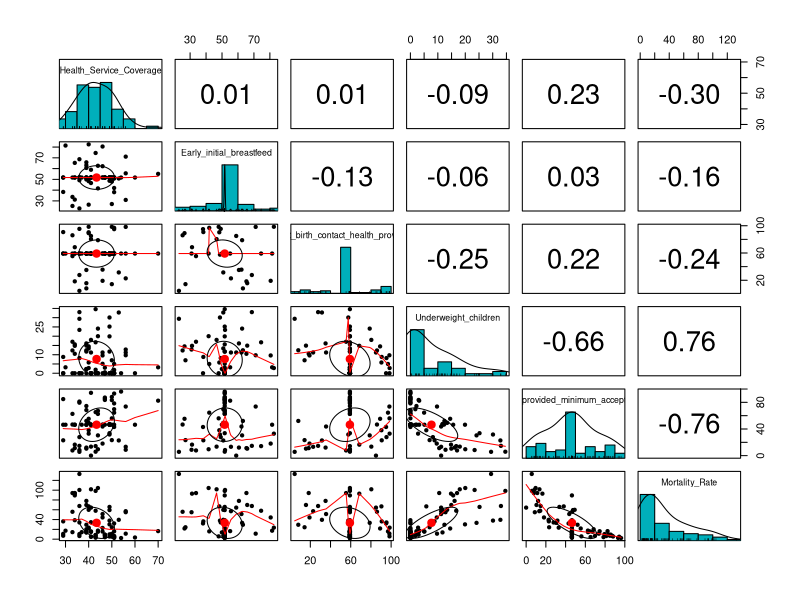
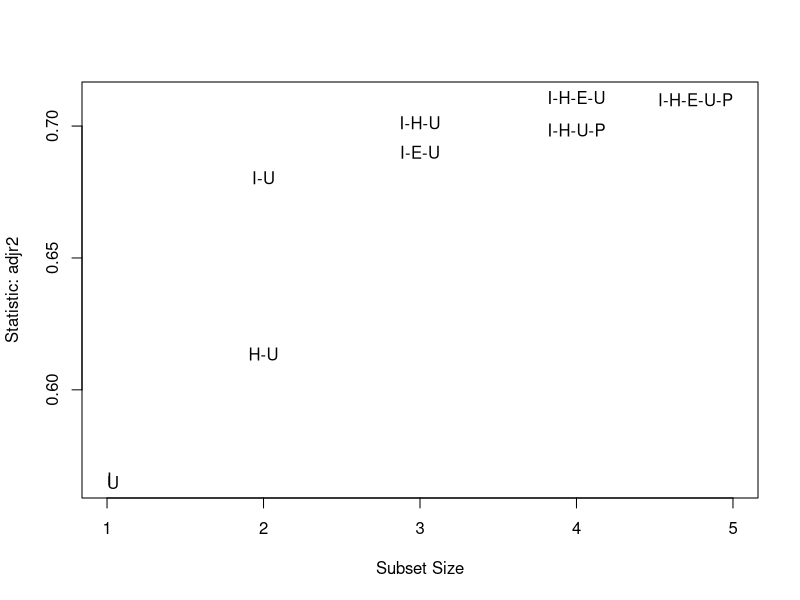

The R script that drew these images, in order: (Note: this script raises an error after producing the figures.)
setwd("/Users/abhishekpadalkar/Documents/IRELAND Admissions/NCI/Course Modules/Modules/Sem 1/Statistics/Project CA/WHO data/Child Health/")

# Get the data
child_data <- read.csv("Child_health.csv", header = T)
# new_data <- read.csv("New_filled_na.csv", header = T)
# install.packages("psych")

# Import the required libraries
library(psych)
library(leaps)
library(car)

# Check the data
str(child_data)
describe(child_data)

# Here, we have 5 independent variables, Infants_provided_minimum_accepted_diet_1 | Health_Service_Coverage | Early_initial_breastfeed | Underweight_children | Post_birth_contact_health_provider, and our dependent variable Mortality rate. All are float values in percent except for health service coverage which is int but accounts for percent only(check!).

# Check the matrix scatter plot of all the variables to get a vague understanding of what to expect and if our dependent variable has a linear relationship with our IVs. And correlation between all the variables.
pairs.panels(child_data[, 2:7],
             panel = panel.smooth,
             method = "pearson", # correlation method
             hist.col = "#00AFBB",
             density = TRUE  # show density plots
)
# We see that there's a +ve correlation between underweight children % and mortality rate. Whereas, a slightly strong -ve correlation between infants with minimum diet feeded and mortality rate. There's also -ve low correlation between health service coverage, post birth contact with health provider and early initial breastfeed with mortality rate. It is seen that there's no significant collinearity between independent variables, except for a slightly higher -ve collinearity between underweight and infants provided with minimum diet. So we need to keep an eye on that.

# Now we move forward to check how individual varibles impact mortality rate with simple linear regression. Measurement is Rˆ2 value.

# Mortality rate with Health service coverage model
health_model <- lm(Mortality_Rate~Health_Service_Coverage, data = child_data)
summary(health_model)
# Rˆ2 => 0.08938 | p-value = 0.00785 < 0.01 **

# Mortality rate with Early initial breastfeed model
health_model <- lm(Mortality_Rate~Early_initial_breastfeed, data = child_data)
summary(health_model)
# Rˆ2 => 0.02433 | p-value = 0.17267 > 0.05

# Mortality rate with Post-birth contact with health provider model
health_model <- lm(Mortality_Rate~Post_birth_contact_health_provider, data = child_data)
summary(health_model)
# Rˆ2 => 0.05978 | p-value = 0.031 * < 0.05

# Mortality rate with Underweight children % model
health_model <- lm(Mortality_Rate~Underweight_children, data = child_data)
summary(health_model)
# Rˆ2 => 0.5705 | p-value = 1.352e-15 *** < 0.000

# Mortality rate with Infants provided with minimum accepted diet model
health_model <- lm(Mortality_Rate~Infants_provided_minimum_accepted_diet, data = child_data)
summary(health_model)
# Rˆ2 => 0.5718 | p-value = 1.198e-15 *** < 0.000

# We can see that individually, the first three variables are not that effective on the dependent variable in terms of variablity. And, the last two are significant as well as provided with a considerably good Rˆ2 value. Now to see which combinations of the variables make a better Adjusted Rˆ2 value to collectively impact on the variability on Mortality rate. For that we use Best subsets algorithm with forward step method.
Best_fit <- regsubsets(Mortality_Rate~Infants_provided_minimum_accepted_diet
                       +Health_Service_Coverage
                       +Early_initial_breastfeed
                       +Underweight_children
                       +Post_birth_contact_health_provider,
                       data = child_data, nbest=2)
par(mfrow=c(1,1))
subsets(Best_fit, statistic="adjr2")
plot(Best_fit, scale="adjr2")

# By interpreting the above best subsets, we see that combination of 4 subsets are contributing to the variability of Mortality rate equally or more than all the 5 variables together. The combination is I-H-E-U. So we select these variables, and drop Post_birth_contact_health_provider, to the next stage of our model development.
best_subset_model <- lm(Mortality_Rate~Infants_provided_minimum_accepted_diet
                        +Health_Service_Coverage
                        +Early_initial_breastfeed
                        +Underweight_children,
                        data = child_data)
summary(best_subset_model)
vif(best_subset_model)
# We check that there's no multicollinearity in any of our IVs here. Now, since we'll try to check interactions between our IVs to see if our model can get any better, it is bound to increase multicollinearity in the future. We'll rectify it by doing standardization then, but for now, we know there's no multi-collinearity in our actual IVs.

# Adjusted Rˆ2 => 0.7109, All the variables are significant except for Early initial breastfeed. But, it is close to 0.05. So we keep an eye on it for now, and check whether there are an interactions between any of these variables which can make our model predict better. And increase the adjusted Rˆ2. We do this to check if the relation is not just additive and more than that to make our model stronger. We also do this to check if any variable has variability over any other. Like lower health services may be the reason for children to be more underweight or ...(think of any other)
best_subset_interactiion_model <- lm(Mortality_Rate~Infants_provided_minimum_accepted_diet
                                     *Health_Service_Coverage
                                     *Early_initial_breastfeed
                                     *Underweight_children,
                                     data = child_data)

# With 4 IV, we will have total of 16 combinations of models to check, so to check that, we use step function which will give us Best possible model with lowest AIC and highest adjusted Rˆ2.

stepped_best_subset_interaction_model <- step(best_subset_interactiion_model)
summary(stepped_best_subset_interaction_model)
# Our Adjusted Rˆ2 is 0.7735 which jumped from 0.7109. But, now our model have total of 12 IVs. Of which many are insignificant. So we start dropping them one by one and check our Adjusted Rˆ2.
updated_stepped_1 <- update(stepped_best_subset_interaction_model, ~.-Infants_provided_minimum_accepted_diet:Health_Service_Coverage) # It's p-value is 0.150
summary(updated_stepped_1)
# Our Adjusted Rˆ2 value dropped from 0.7735 to 0.7697

updated_stepped_2 <- update(updated_stepped_1, ~.-Health_Service_Coverage:Early_initial_breastfeed) # Since It's p-value is 0.614 (highest in Interactive terms)
summary(updated_stepped_2)
# Our Adjusted Rˆ2 value went up from 0.7697 to 0.7722

updated_stepped_3 <- update(updated_stepped_2, ~.-Infants_provided_minimum_accepted_diet:Health_Service_Coverage:Early_initial_breastfeed) # Since It's p-value is 0.255 (highest in Interactive terms)
summary(updated_stepped_3)
# Our Adjusted Rˆ2 value went down from 0.7722 to 0.7712

updated_stepped_4 <- update(updated_stepped_3, ~.-Infants_provided_minimum_accepted_diet:Early_initial_breastfeed) # Since It's p-value is 0.277 (highest in Interactive terms)
summary(updated_stepped_4)
# Our Adjusted Rˆ2 value dropped from 0.7712 to 0.7705

updated_stepped_5 <- update(updated_stepped_4, ~.-Infants_provided_minimum_accepted_diet:Early_initial_breastfeed:Underweight_children) # Since It's p-value is 0.369 (highest in Interactive terms)
summary(updated_stepped_5)
# Our Adjusted Rˆ2 value went up from 0.7705 to 0.7711

updated_stepped_6 <- update(updated_stepped_5, ~.-Infants_provided_minimum_accepted_diet:Underweight_children) # Since It's p-value is 0.18 (highest in Interactive terms)
summary(updated_stepped_6)
# Our Adjusted Rˆ2 value dropped from 0.7711 to 0.7684. Which is 0.0027.
# Our starting model was at Adjusted Rˆ2 of 0.7722 with total of 12 variables which contributed very less to our model. We reduced the variables from 12 to 6 and the current Adjusted Rˆ2 is 0.7684. So the total reduction from 12 to 6 variables in our adjusted Rˆ2 value is 0.0038 i.e. 0.38%. This is not that significant of a drop. And our Adjusted Rˆ2 is floating around 77 throughout the 6 steps of removal, and we have 4 significant variables. Thus, it can be said that this is pretty far our model can go in improving on Rˆ2 value with interactions.

updated_stepped_7 <- update(updated_stepped_6, ~.-Early_initial_breastfeed:Underweight_children) # Highest p-value but significant. Just to check how far our Adjusted Rˆ2 value drops
summary(updated_stepped_7)
# We can see that now our model has affected strongly with drop from 0.7684 to 0.7502 i.e. 1.82%. So we include that interaction again and finalize the above model. 
# So we started from Adjusted Rˆ2 of 0.7109 with best_subsets, and now by including interacting terms our model's Adjusted Rˆ2 is 0.7684. The jump is of 5.75%.

# Checking from our initial scatterplot matrix, we saw that there is a chance of curvilinear effect of infants provided with minimum accepted diet with mortality rate and also underweight children with mortality rate. There is also a possibility of the same for health service coverage and early initial breastfeed. So we check for that by including polynomials.
stepped_final <- lm(Mortality_Rate~Infants_provided_minimum_accepted_diet
                    +Health_Service_Coverage
                    +Early_initial_breastfeed
                    +Underweight_children
                    +Health_Service_Coverage:Underweight_children
                    +Early_initial_breastfeed:Underweight_children,
                    data = child_data)
summary(stepped_final)
stepped_final_curvi <- lm(Mortality_Rate~Infants_provided_minimum_accepted_diet
                          +Health_Service_Coverage
                          +Early_initial_breastfeed
                          +Underweight_children
                          +Health_Service_Coverage:Underweight_children
                          +Early_initial_breastfeed:Underweight_children
                          +I(Infants_provided_minimum_accepted_diet^2)
                          +I(Health_Service_Coverage^2)
                          +I(Early_initial_breastfeed^2)
                          +I(Underweight_children^2),
                          data = child_data)
summary(stepped_final_curvi)
# Wow, as it is seen, our adjusted Rˆ2 went up from 0.7684 to 0.8284. It is seen that Early initial breastfeeding which was not significant earlier, now by including a polynomial of it, both the terms have become significant with significance <0.01. We can see that, Health Service coverage ^2 is not contributing to the curvi nature as it's p-value is 0.820489, pretty high. So we drop that variable.
stepped_final_curvi_1 <- update(stepped_final_curvi, ~.-I(Health_Service_Coverage^2)) # Since it's p-value is very high of 0.820489
summary(stepped_final_curvi_1)
# Amazing, by dropping the insignificant Health Service coverage ^2, the model's Adjusted Rˆ2 went up to 0.8308 from 0.8284
# We can see that all the variables are contributing to the variability of the dependent variable Mortality rate. So now we cannot go further beyond this stage, and the best fit with highest adjusted Rˆ2 value our model can have is 0.8308.
# Now, our total variables is 9 from our initial 4 variables. 

# Now we check if our assumptions of OLS are met or not. If not we try to rectify them.
final_model <- stepped_final_curvi_1
summary(final_model)
par(mfrow=c(2,2))
plot(final_model)

# Diagnostics:
# Linearity :: From the Residual vs Fitted plot, it can be seen that our model is following a linear random spread over the residuals. Thus, that is checked!
# Homoscedasticity :: From the Scale-Location chart, we can see that there is a slight problem of heteroscedasticity in our model. Let's try to rectify that using sqrt on our dependent variable.
final_model <- lm(sqrt(Mortality_Rate)~Infants_provided_minimum_accepted_diet
                  +Health_Service_Coverage
                  +Early_initial_breastfeed
                  +Underweight_children
                  +Health_Service_Coverage:Underweight_children
                  +Early_initial_breastfeed:Underweight_children
                  +I(Infants_provided_minimum_accepted_diet^2)
                  +I(Early_initial_breastfeed^2)
                  +I(Underweight_children^2),
                  data = child_data)
summary(final_model)
plot(final_model)
ncvTest(final_model)
# Here, we can see that we've solved the problem of heteroscedasticity, as the plot shows the spread and random nature of residuals and p-value of ncvTest is 0.83441 i.e >0.05. So, not heteroscedasticity present. But by taking the sqrt value has affected the adjusted Rˆ2 value of our model to fall. It has dropped to 0.8062 from 0.8308 i.e. 2.46%.
# We check whether there is no autocorrelation between our residual errors. We do it by performing durbin-watson test.
durbinWatsonTest(final_model)
# We can see that our value is 2.0319 which is closer to 2 which indicates that there's no autocorrelation in our errors.
# Now we check if the errors are normally distributed or not. We can check that from the Normal Q-Q plot from our diagnostic model, it is seen that our residuals are following a normal distribution.
# Now we check for multicollinearity by checking the VIF value for each variable.
vif(final_model)
# This was bound to happen as it was discussed earlier. We rectify it by standardizing all our IVs which will in-turn have a same effect and our coefficients will also not be affected. We do it by subtracting values of variables by their respective means. As follows:
# https://statisticsbyjim.com/regression/multicollinearity-in-regression-analysis/
# https://statisticsbyjim.com/regression/standardize-variables-regression/
# After trying standardizing, it seems that it's not possible to decrease the VIF.

final_model <- update(final_model, ~.-I(Early_initial_breastfeed^2)) # since p-value 0.122446
summary(final_model) # Adjusted Rˆ2 dropped from 0.8062 to 0.8021
plot(final_model)
vif(final_model)

final_model <- update(final_model, ~.-Early_initial_breastfeed:Underweight_children) # since p-value 0.301217
summary(final_model) # Adjusted Rˆ2 dropped from 0.8021 to 0.8019
plot(final_model)
vif(final_model)

final_model <- update(final_model, ~.-Health_Service_Coverage:Underweight_children) # since p-value 0.200820
summary(final_model) # Adjusted Rˆ2 dropped from 0.8019 to 0.80
plot(final_model)
vif(final_model)

final_model <- update(final_model, ~.-I(Infants_provided_minimum_accepted_diet^2)) # vif-value 14.309330
summary(final_model) # Adjusted Rˆ2 dropped from 0.80 to 0.7824
plot(final_model)
vif(final_model)

final_model <- update(final_model, ~.-I(Underweight_children^2)) # vif-value 8.825227
summary(final_model) # Adjusted Rˆ2 dropped from 0.7824 to 0.7414
plot(final_model)
vif(final_model)
# Here, we can see that for our model to be generalized and thus our IVs for not to collinear with each other, we had to reduce our IVs back to initial 4 variables. We can see that Early_initial_breastfeed is not that significant now. So we drop that variable as of Parsimony's Rule of significance.

final_model <- update(final_model, ~.-Early_initial_breastfeed) # Since p=value 0.21279
summary(final_model) # Adjusted Rˆ2 dropped from 0.7414 to 0.7394
plot(final_model)
vif(final_model)  # All values are below 5 => No multicollinearity problem between variables.
ncvTest(final_model)  # p-value = 0.07379 > 0.05 => No problem of heteroscedasticity
durbinWatsonTest(final_model) # DW statistic = 2.288 => closer to 2, thus no Autocorrelation between residuals.
# Our model still holds normal distribution of residuals and linearity in residual plot.
# Now, lastly we check for any influential datapoint which can throw off our linear model, i.e. has leverage upon our model.
# We look at cooks distance plot, i.e. Residuals vs Leverage. We can see that no datapoint is actually influential or an potential outlier as cook's distance for all the points is less that 0.2, which is far from 0.5 and 1. Thus, no outliers.

# This is our final model which is generalised for any data. But, as seen above, for this particular data, we can make it more personalised to this data by having our multi-collinear model.
